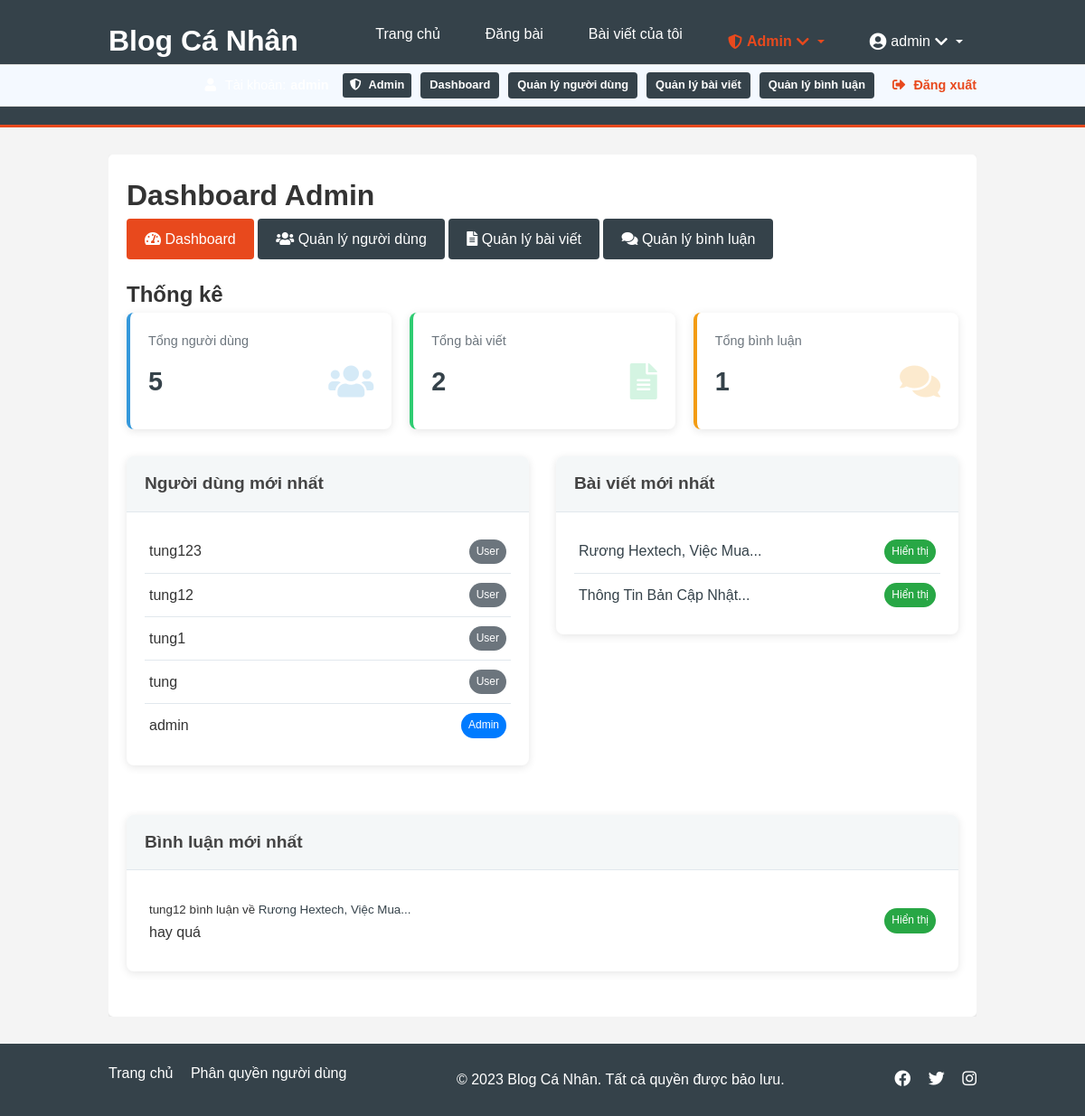
The app's page /admin/dashboard (signed in) with its own data.
### models.py (models this page shows, shortened)
class User(db.Model, UserMixin):
    id = db.Column(db.Integer, primary_key=True)
    username = db.Column(db.String(150), unique=True, nullable=False)
    password = db.Column(db.String(150), nullable=False)
    is_admin = db.Column(db.Boolean, default=False)
    is_active = db.Column(db.Boolean, default=True)
    date_joined = db.Column(db.DateTime, default=datetime.utcnow)
    posts = db.relationship('Post', backref='user', lazy=True)
    role = db.Column(db.String(20), default='viewer')  # 'viewer', 'collaborator', 'editor'

class Post(db.Model):
    id = db.Column(db.Integer, primary_key=True)
    title = db.Column(db.String(200), nullable=False)
    date_posted = db.Column(db.DateTime, nullable=False, default=datetime.utcnow)
    content = db.Column(db.Text, nullable=False)
    image_path = db.Column(db.String(200), nullable=True)
    user_id = db.Column(db.Integer, db.ForeignKey('user.id'), nullable=False)
    is_hidden = db.Column(db.Boolean, default=False)

class Comment(db.Model):
    id = db.Column(db.Integer, primary_key=True)
    content = db.Column(db.Text, nullable=False)
    date_posted = db.Column(db.DateTime, nullable=False, default=datetime.utcnow)
    user_id = db.Column(db.Integer, db.ForeignKey('user.id'), nullable=False)
    post_id = db.Column(db.Integer, db.ForeignKey('post.id'), nullable=False)
    is_hidden = db.Column(db.Boolean, default=False)
    user = db.relationship('User', backref=db.backref('comments', lazy=True))
    post = db.relationship('Post', backref=db.backref('comments', lazy=True))

### routes/admin.py (the view)
@admin_bp.route('/admin/dashboard')
@login_required
@admin_required
def dashboard():
    total_users = User.query.count()
    total_posts = Post.query.count()
    total_comments = Comment.query.count()
    recent_users = User.query.order_by(User.id.desc()).limit(5).all()
    recent_posts = Post.query.order_by(Post.date_posted.desc()).limit(5).all()
    recent_comments = Comment.query.order_by(Comment.date_posted.desc()).limit(5).all()
    return render_template('admin/dashboard.html',
                          total_users=total_users,
                          total_posts=total_posts,
                          total_comments=total_comments,
                          recent_users=recent_users,
                          recent_posts=recent_posts,
                          recent_comments=recent_comments,
                          current_year=datetime.now().year)

### app.py (called while the page is built)
@login_manager.user_loader
def load_user(user_id):
    return User.query.get(int(user_id))

### routes/admin.py (called while the page is built)
def admin_required(f):
    @wraps(f)
    def decorated_function(*args, **kwargs):
        if not current_user.is_admin:
            abort(403)
        return f(*args, **kwargs)
    return decorated_function

### templates/admin/dashboard.html (shortened to what this page needs)
{% extends "base.html" %}
{% block content %}
<div class="admin-container">
    <h1>Dashboard Admin</h1>
    <div class="admin-links">
        <a href="{{ url_for('admin.dashboard') }}" class="btn btn-primary active">
            <i class="fas fa-tachometer-alt"></i> Dashboard
        </a>
        <a href="{{ url_for('admin.users') }}" class="btn btn-secondary">
            <i class="fas fa-users"></i> Quản lý người dùng
        </a>
        <a href="{{ url_for('admin.posts') }}" class="btn btn-secondary">
            <i class="fas fa-file-alt"></i> Quản lý bài viết
        </a>
        <a href="{{ url_for('admin.comments') }}" class="btn btn-secondary">
            <i class="fas fa-comments"></i> Quản lý bình luận
        </a>
    </div>
    <div class="admin-dashboard">
        <h2>Thống kê</h2>
        <div class="admin-stats">
            <div class="stat-card stat-users">
                <div class="stat-title">Tổng người dùng</div>
                <div class="stat-value">{{ total_users }}</div>
                <div class="stat-icon"><i class="fas fa-users"></i></div>
            </div>
            <div class="stat-card stat-posts">
                <div class="stat-title">Tổng bài viết</div>
                <div class="stat-value">{{ total_posts }}</div>
                <div class="stat-icon"><i class="fas fa-file-alt"></i></div>
            </div>
            <div class="stat-card stat-comments">
                <div class="stat-title">Tổng bình luận</div>
                <div class="stat-value">{{ total_comments }}</div>
                <div class="stat-icon"><i class="fas fa-comments"></i></div>
            </div>
        </div>
        <div class="recent-data">
            <div class="row">
                <div class="col-md-6">
                    <div class="card">
                        <div class="card-header">
                            <h3>Người dùng mới nhất</h3>
                        </div>
                        <div class="card-body">
                            {% if recent_users %}
                            <ul class="list-group">
                                {% for user in recent_users %}
                                <li class="list-group-item d-flex justify-content-between align-items-center">
                                    {{ user.username }}
                                    <span class="badge rounded-pill {% if user.is_admin %}bg-primary{% else %}bg-secondary{% endif %}">
                                        {% if user.is_admin %}Admin{% else %}User{% endif %}
                                    </span>
                                </li>
                                {% endfor %}
                            </ul>
                            {% else %}
                            <p>Không có người dùng.</p>
                            {% endif %}
                        </div>
                    </div>
                </div>
                <div class="col-md-6">
                    <div class="card">
                        <div class="card-header">
                            <h3>Bài viết mới nhất</h3>
                        </div>
                        <div class="card-body">
                            {% if recent_posts %}
                            <ul class="list-group">
                                {% for post in recent_posts %}
                                <li class="list-group-item d-flex justify-content-between align-items-center">
                                    <a href="{{ url_for('post.post', post_id=post.id) }}">{{ post.title|truncate(30) }}</a>
                                    <span class="badge rounded-pill {% if post.is_hidden %}bg-danger{% else %}bg-success{% endif %}">
                                        {% if post.is_hidden %}Đã ẩn{% else %}Hiển thị{% endif %}
                                    </span>
                                </li>
                                {% endfor %}
                            </ul>
                            {% else %}
                            <p>Không có bài viết.</p>
                            {% endif %}
                        </div>
                    </div>
                </div>
            </div>
            <div class="row mt-4">
                <div class="col-md-12">
                    <div class="card">
                        <div class="card-header">
                            <h3>Bình luận mới nhất</h3>
                        </div>
                        <div class="card-body">
                            {% if recent_comments %}
                            <ul class="list-group">
                                {% for comment in recent_comments %}
                                <li class="list-group-item d-flex justify-content-between align-items-center">
                                    <div>
                                        <small>{{ comment.user.username }} bình luận về <a href="{{ url_for('post.post', post_id=comment.post_id) }}">{{ comment.post.title|truncate(30) }}</a></small>
                                        <div>{{ comment.content|truncate(50) }}</div>
                                    </div>
                                    <span class="badge rounded-pill {% if comment.is_hidden %}bg-danger{% else %}bg-success{% endif %}">
                                        {% if comment.is_hidden %}Đã ẩn{% else %}Hiển thị{% endif %}
                                    </span>
                                </li>
                                {% endfor %}
                            </ul>
                            {% else %}
                            <p>Không có bình luận.</p>
                            {% endif %}
                        </div>
                    </div>
                </div>
            </div>
        </div>
    </div>
</div>
{% endblock %}

### templates/base.html (shortened to what this page needs)
<!DOCTYPE html>
<html lang="vi">
<head>
    <link rel="stylesheet" href="{{ url_for('static', filename='css/style.css') }}">
    <link rel="stylesheet" href="https://cdnjs.cloudflare.com/ajax/libs/font-awesome/5.15.4/css/all.min.css">
</head>
<body>
    <header>
        <div class="container">
            <div class="logo">
                <h1><a href="{{ url_for('main.index') }}">Blog Cá Nhân</a></h1>
            </div>
            <nav>
                <ul>
                    <li><a href="{{ url_for('main.index') }}">Trang chủ</a></li>
                    {% if current_user.is_authenticated %}
                        <li><a href="{{ url_for('post.new_post') }}">Đăng bài</a></li>
                        <li><a href="{{ url_for('post.user_posts', username=current_user.username) }}">Bài viết của tôi</a></li>
                        {% if current_user.is_admin %}
                        <li class="user-dropdown">
                            <a href="#" class="dropdown-toggle admin-menu-item">
                                <i class="fas fa-shield-alt"></i> Admin <i class="fas fa-chevron-down"></i>
                            </a>
                        </li>
                        {% endif %}
                        <li class="user-dropdown">
                            <a href="#" class="dropdown-toggle">
                                <i class="fas fa-user-circle"></i> {{ current_user.username }} <i class="fas fa-chevron-down"></i>
                            </a>
                        </li>
                    {% endif %}
                </ul>
            </nav>
        </div>
        {% if current_user.is_authenticated %}
        <div class="user-status">
            <div class="container">
                <div class="user-info">
                    <i class="fas fa-user"></i> Tài khoản: <strong>{{ current_user.username }}</strong>
                    {% if current_user.is_admin %}
                    <span class="admin-badge"><i class="fas fa-shield-alt"></i> Admin</span>
                    <a href="{{ url_for('admin.dashboard') }}" class="admin-link">Dashboard</a>
                    <a href="{{ url_for('admin.users') }}" class="admin-link">Quản lý người dùng</a>
                    <a href="{{ url_for('admin.posts') }}" class="admin-link">Quản lý bài viết</a>
                    <a href="{{ url_for('admin.comments') }}" class="admin-link">Quản lý bình luận</a>
                    {% endif %}
                    <a href="{{ url_for('auth.logout') }}" class="logout-link">
                        <i class="fas fa-sign-out-alt"></i> Đăng xuất
                    </a>
                </div>
            </div>
        </div>
        {% endif %}
    </header>
    <main>
        <div class="container">
            {% block content %}{% endblock %}
        </div>
    </main>
        <footer>
        <div class="container">
            <div class="footer-links">
                <a href="{{ url_for('main.index') }}">Trang chủ</a>
                <a href="{{ url_for('main.roles_help') }}">Phân quyền người dùng</a>
            </div>
            <p>&copy; {{ now.year if now else 2023 }} Blog Cá Nhân. Tất cả quyền được bảo lưu.</p>
            <div class="social-links">
                <a href="#"><i class="fab fa-facebook"></i></a>
                <a href="#"><i class="fab fa-twitter"></i></a>
                <a href="#"><i class="fab fa-instagram"></i></a>
            </div>
        </div>
    </footer>
</body>
</html>

### records on screen
User: username "admin", is_admin "Admin"
User: username "tung123", is_admin "User"
User: username "tung12", is_admin "User"
User: username "tung1", is_admin "User"
User: username "tung", is_admin "User"
Post: title "Rương Hextech, Việc Mua...", is_hidden "Hiển thị"
Post: title "Thông Tin Bản Cập Nhật...", is_hidden "Hiển thị"
Comment: user.username "tung12", post "Rương Hextech, Việc Mua...", content "hay quá", is_hidden "Hiển thị"

### other values on screen
{{ total_users }} "5"
{{ total_posts }} "2"
{{ total_comments }} "1"
{{ now.year if now else 2023 }} "2023"
